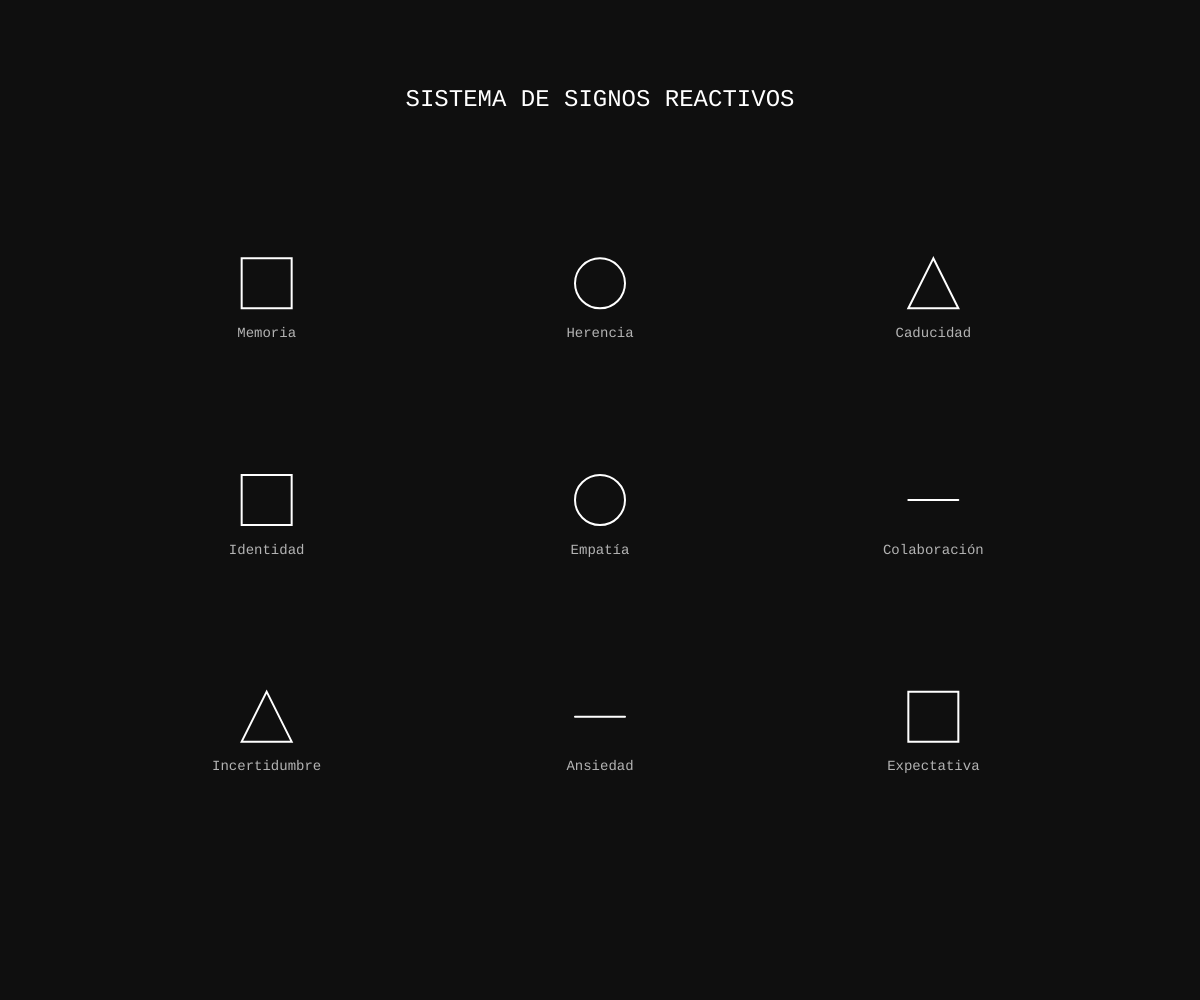
Frame 1 (no input)
Frame 60 (no input): identical to frame 1, image omitted
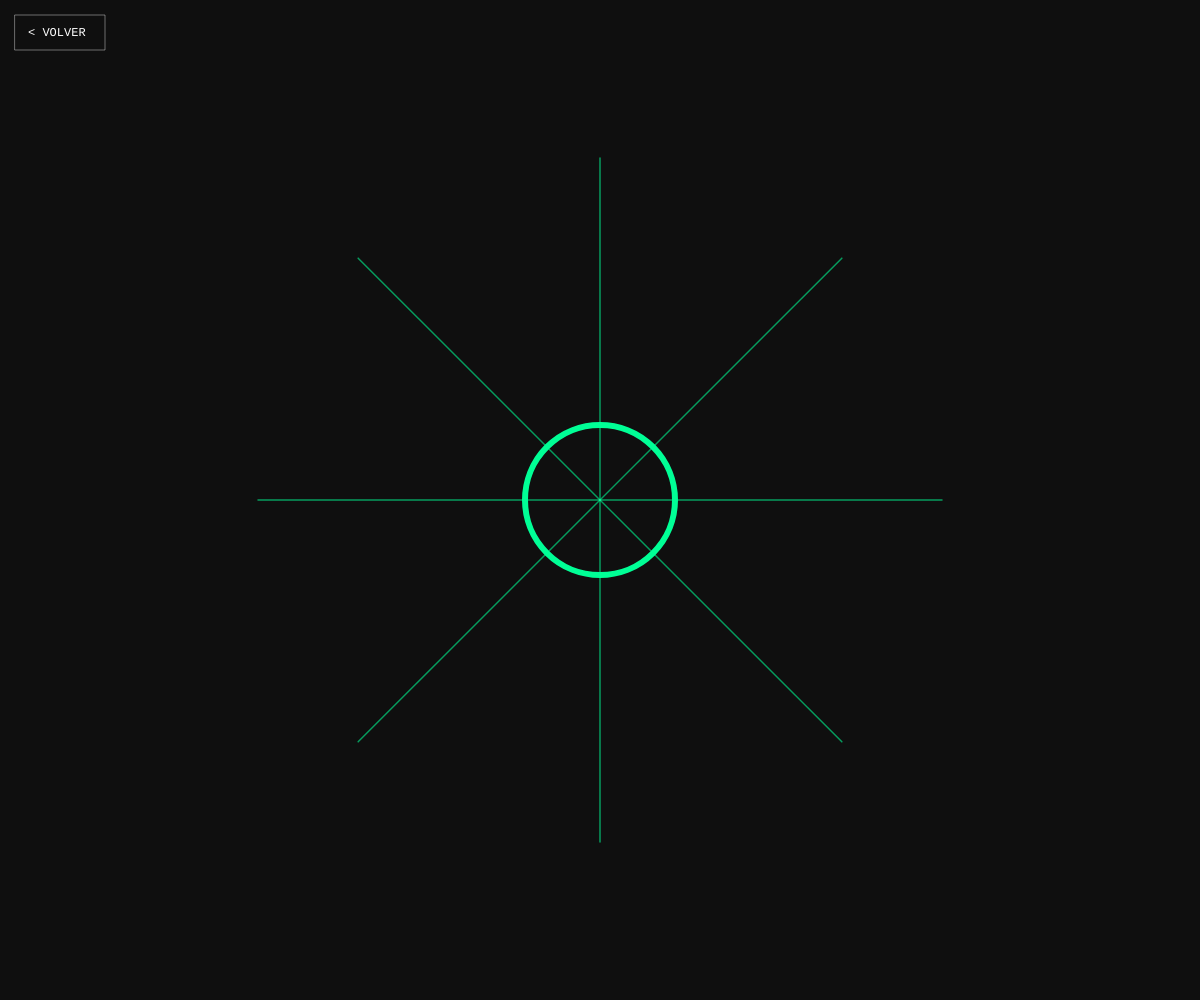
Frame 120 (the mouse pressed at the canvas centre since frame 60)

The p5.js sketch that drew these frames (run headless with seeded random() and noise() and a simulated clock; from frame 60 on, the mouse is pressed at the canvas centre):

// p5.js sketch
// ── sketch.js
// ==========================================
// VARIABLES GLOBALES
// ==========================================
let estadoActual = 'menu';

// Variables de Memoria
const velocidadDesvanecimiento = 2; 
let trazosMemoria = []; 

// Variables de Herencia
let lineasIzq = 3; 
let lineasDer = 1; 
let faseDesvanecimiento = false;
let opacidadExtra = 255;

// Variables de Caducidad
let particulasCaducidad = [];
let saludTriangulo = 255;       
let estadoCaducidad = 'entero'; 
let tiempoRoto = 0;             

// Variables de Identidad
let crecimientoIdentidad = [0, 0, 0]; 
let particulasIdentidad = []; 

// Variables de Empatía
let empatiaProgreso = 0; 
let empatiaNodosOpacidad = [0, 0, 0, 0, 0, 0, 0, 0];
let tiempoConectado = 0; 

// Variables de Colaboración
let colaboracionProgreso = [0, 0, 0]; 
let particulasColaboracion = [];       

// Estructura de la Galería
const conceptos = [
  { id: 'memoria', nombre: 'Memoria', figura: 'cuadrado' },
  { id: 'herencia', nombre: 'Herencia', figura: 'circulo' },
  { id: 'caducidad', nombre: 'Caducidad', figura: 'triangulo' },
  { id: 'identidad', nombre: 'Identidad', figura: 'cuadrado' },
  { id: 'empatia', nombre: 'Empatía', figura: 'circulo' },
  { id: 'colaboracion', nombre: 'Colaboración', figura: 'linea' },
  { id: 'incertidumbre', nombre: 'Incertidumbre', figura: 'triangulo' },
  { id: 'ansiedad', nombre: 'Ansiedad', figura: 'linea' },
  { id: 'expectativa', nombre: 'Expectativa', figura: 'cuadrado' }
];

// ==========================================
// CONFIGURACIÓN INICIAL
// ==========================================
function setup() {
  createCanvas(windowWidth, windowHeight);
  textFont('monospace');
}

function windowResized() {
  resizeCanvas(windowWidth, windowHeight);
}

// ==========================================
// MOTOR PRINCIPAL
// ==========================================
function draw() {
  background(15); 

  if (estadoActual === 'menu') {
    dibujarMenuGaleria();
  } else {
    if (estadoActual === 'memoria') dibujarMemoria();
    else if (estadoActual === 'herencia') dibujarHerencia();
    else if (estadoActual === 'caducidad') dibujarCaducidad();
    else if (estadoActual === 'identidad') dibujarIdentidad();
    else if (estadoActual === 'empatia') dibujarEmpatia();
    else if (estadoActual === 'colaboracion') dibujarColaboracion();
    else {
      fill(255); noStroke(); textAlign(CENTER, CENTER); textSize(20);
      text("Interfaz en construcción", width / 2, height / 2);
    }
    
    dibujarBotonVolver();
  }
}

// ==========================================
// INTERFACES DE NAVEGACIÓN
// ==========================================
function dibujarMenuGaleria() {
  fill(255); noStroke(); textAlign(CENTER, CENTER); 
  let tituloSize = min(width, height) * 0.05;
  textSize(tituloSize > 24 ? 24 : tituloSize);
  text("SISTEMA DE SIGNOS REACTIVOS", width / 2, height * 0.1);
  
  // Grid dinámico responsivo
  let margen = min(width, height) * 0.1;
  let espaciadoX = (width - margen * 2) / 3;
  let espaciadoY = (height - margen * 2 - (height * 0.15)) / 3;
  let iconSize = min(width, height) * 0.05;

  for (let i = 0; i < conceptos.length; i++) {
    let col = i % 3; let fila = Math.floor(i / 3);
    let x = margen + col * espaciadoX + espaciadoX / 2;
    let y = (height * 0.2) + fila * espaciadoY + espaciadoY / 2;

    stroke(255); noFill(); strokeWeight(2);
    
    let isz = iconSize;
    if (conceptos[i].figura === 'cuadrado') square(x - isz/2, y - isz, isz);
    if (conceptos[i].figura === 'circulo') circle(x, y - isz/2, isz);
    if (conceptos[i].figura === 'triangulo') triangle(x, y - isz, x - isz/2, y, x + isz/2, y);
    if (conceptos[i].figura === 'linea') line(x - isz/2, y - isz/2, x + isz/2, y - isz/2);

    noStroke(); fill(180); 
    let txtSize = isz * 0.4;
    textSize(txtSize > 14 ? 14 : txtSize);
    text(conceptos[i].nombre, x, y + isz * 0.5);
  }
}

function dibujarBotonVolver() {
  stroke(255, 100); noFill(); strokeWeight(1); 
  rect(15, 15, 90, 35);
  noStroke(); fill(255); textAlign(LEFT, CENTER); textSize(12);
  text("< VOLVER", 28, 33);
}

// ==========================================
// LÓGICA DE INTERACCIÓN RESPONSIVA
// ==========================================
function mousePressed() {
  let minDim = min(width, height);
  
  if (estadoActual === 'menu') {
    let margen = minDim * 0.1; 
    let espaciadoX = (width - margen * 2) / 3; 
    let espaciadoY = (height - margen * 2 - (height * 0.15)) / 3;
    
    for (let i = 0; i < conceptos.length; i++) {
      let col = i % 3; let fila = Math.floor(i / 3);
      let x = margen + col * espaciadoX + espaciadoX / 2;
      let y = (height * 0.2) + fila * espaciadoY + espaciadoY / 2;
      
      // Zona de clic basada en porcentaje
      if (dist(mouseX, mouseY, x, y) < minDim * 0.1) estadoActual = conceptos[i].id;
    }
  } else {
    // Botón Volver
    if (mouseX > 15 && mouseX < 105 && mouseY > 15 && mouseY < 50) {
      estadoActual = 'menu';
      lineasIzq = 3; lineasDer = 1; faseDesvanecimiento = false; opacidadExtra = 255;
      trazosMemoria = []; particulasCaducidad = []; saludTriangulo = 255; estadoCaducidad = 'entero';
      crecimientoIdentidad = [0, 0, 0]; particulasIdentidad = []; 
      empatiaProgreso = 0; empatiaNodosOpacidad = [0, 0, 0, 0, 0, 0, 0, 0]; tiempoConectado = 0;
      colaboracionProgreso = [0, 0, 0]; particulasColaboracion = [];
    }
    
    if (estadoActual === 'herencia' && !faseDesvanecimiento) {
      let centroIzqX = width / 4; let centroY = height / 2;
      if (dist(mouseX, mouseY, centroIzqX, centroY) < minDim * 0.15) {
        if (lineasIzq > 1) { lineasIzq--; lineasDer++; }
        if (lineasDer === 3) faseDesvanecimiento = true;
      }
    }
  }
}

// ==========================================
// SUBSISTEMAS (ESCALADOS)
// ==========================================
function dibujarMemoria() {
  for (let i = trazosMemoria.length - 1; i >= 0; i--) {
    let trazo = trazosMemoria[i];
    trazo.opacidad -= velocidadDesvanecimiento;
    if (trazo.opacidad <= 0) { trazosMemoria.splice(i, 1); continue; }
    push(); translate(trazo.x, trazo.y); rotate(trazo.angulo);
    stroke(180, trazo.opacidad); noFill(); strokeWeight(1.5);
    if (trazo.tipo === 0) line(-trazo.tam, 0, trazo.tam, 0); 
    else if (trazo.tipo === 1) { rectMode(CENTER); square(0, 0, trazo.tam); }
    else if (trazo.tipo === 2) triangle(0, -trazo.tam, -trazo.tam, trazo.tam, trazo.tam, trazo.tam); 
    pop(); 
  }
  let interactuando = mouseIsPressed || touches.length > 0;
  if (interactuando) {
    let interX = touches.length > 0 ? touches[0].x : mouseX; let interY = touches.length > 0 ? touches[0].y : mouseY;
    let baseTam = min(width, height) * 0.015; // Escala de los rastros
    for (let j = 0; j < 3; j++) {
      trazosMemoria.push({ x: interX + random(-35, 35), y: interY + random(-35, 35), tipo: floor(random(3)), tam: random(baseTam*0.5, baseTam*1.5), angulo: random(TWO_PI), opacidad: 255 });
    }
    stroke(255); fill(15); strokeWeight(2); circle(interX, interY, min(width, height) * 0.06);
  }
}

function dibujarHerencia() {
  let centroIzqX = width / 4; let centroDerX = (width / 4) * 3; let centroY = height / 2;
  let baseLinea = min(width, height) * 0.15; // Ancho de las líneas base
  let triSize = min(width, height) * 0.05;   // Tamaño de la forma

  stroke(50); strokeWeight(2); 
  line(centroIzqX - baseLinea/2, centroY + triSize*1.5, centroIzqX + baseLinea/2, centroY + triSize*1.5); 
  line(centroDerX - baseLinea/2, centroY + triSize*1.5, centroDerX + baseLinea/2, centroY + triSize*1.5);
  
  strokeWeight(3); strokeCap(ROUND); noFill();
  let p1x = 0, p1y = -triSize; let p2x = triSize*0.9, p2y = triSize*0.7; let p3x = -triSize*0.9, p3y = triSize*0.7; 
  
  if (faseDesvanecimiento) {
    opacidadExtra -= 2.5; 
    if (opacidadExtra <= 0) { faseDesvanecimiento = false; opacidadExtra = 255; lineasIzq = 3; lineasDer = 1; }
  }
  
  push(); translate(centroIzqX, centroY); stroke(0, 255, 150); 
  if (lineasIzq >= 1) line(p1x, p1y, p3x, p3y); if (lineasIzq >= 2) line(p3x, p3y, p2x, p2y); if (lineasIzq === 3) line(p2x, p2y, p1x, p1y); pop();
  
  push(); translate(centroDerX, centroY); stroke(0, 255, 150);
  if (lineasDer >= 1) line(p1x, p1y, p3x, p3y);
  let colorHeredado = color(0, 255, 150, faseDesvanecimiento ? opacidadExtra : 255); stroke(colorHeredado);
  if (lineasDer >= 2) line(p3x, p3y, p2x, p2y); if (lineasDer === 3) line(p2x, p2y, p1x, p1y); pop();
  
  if (mouseIsPressed && !faseDesvanecimiento) { noStroke(); fill(0, 255, 150, 20); circle(mouseX, mouseY, min(width,height)*0.1); }
}

function dibujarCaducidad() {
  let centroX = width / 2; let centroY = height / 2 - (height * 0.05); 
  let tam = min(width, height) * 0.12;
  
  stroke(50); strokeWeight(2); line(centroX - tam*1.5, centroY + tam*1.8, centroX + tam*1.5, centroY + tam*1.8);
  
  let interactuando = mouseIsPressed || touches.length > 0; let deslizandoAbajo = mouseY > pmouseY;
  let vibracionX = 0; let vibracionY = 0;
  
  if (estadoCaducidad === 'entero') {
    if (interactuando && deslizandoAbajo && dist(mouseX, mouseY, centroX, centroY) < tam * 1.5) {
      vibracionX = random(-3, 3); vibracionY = random(-3, 3); saludTriangulo -= 4;
      for (let i = 0; i < 2; i++) particulasCaducidad.push({ x: centroX + random(-tam/2, tam/2), y: centroY + random(-tam/2, tam/2), vx: random(-2, 2), vy: random(2, 6), tam: random(tam*0.05, tam*0.15), angulo: random(TWO_PI), velAngulo: random(-0.1, 0.1), opacidad: 255 });
      if (saludTriangulo <= 0) { saludTriangulo = 0; estadoCaducidad = 'roto'; tiempoRoto = frameCount; }
    }
  } else if (estadoCaducidad === 'roto') {
    if (frameCount - tiempoRoto > 120) estadoCaducidad = 'regenerando';
  } else if (estadoCaducidad === 'regenerando') {
    saludTriangulo += 2; if (saludTriangulo >= 255) { saludTriangulo = 255; estadoCaducidad = 'entero'; }
  }
  
  if (saludTriangulo > 0) { push(); translate(centroX + vibracionX, centroY + vibracionY); stroke(255, 100, 50, saludTriangulo); noFill(); strokeWeight(3); triangle(0, -tam, -tam, tam, tam, tam); pop(); }
  
  for (let i = particulasCaducidad.length - 1; i >= 0; i--) {
    let p = particulasCaducidad[i]; p.x += p.vx; p.y += p.vy; p.angulo += p.velAngulo; p.opacidad -= 4; 
    if (p.opacidad <= 0 || p.y > centroY + tam*1.8) { particulasCaducidad.splice(i, 1); continue; }
    push(); translate(p.x, p.y); rotate(p.angulo); stroke(255, 100, 50, p.opacidad); noFill(); strokeWeight(1.5); triangle(0, -p.tam, -p.tam, p.tam, p.tam, p.tam); pop();
  }
}

function dibujarIdentidad() {
  let centrosX = [width / 4, width / 2, (width / 4) * 3]; let centroY = height / 2 - 20; 
  let tam = min(width, height) * 0.1; // Tamaño adaptativo
  
  stroke(50); strokeWeight(2); for (let i = 0; i < 3; i++) line(centrosX[i] - tam, centroY + tam*1.2, centrosX[i] + tam, centroY + tam*1.2);
  
  let interactuando = mouseIsPressed || touches.length > 0;
  for (let i = 0; i < 3; i++) {
    let distancia = dist(mouseX, mouseY, centrosX[i], centroY); let sobreFigura = interactuando && distancia < tam * 1.2;
    if (sobreFigura) {
      crecimientoIdentidad[i] += 4; if (crecimientoIdentidad[i] > 155) crecimientoIdentidad[i] = 155; 
      if (frameCount % 4 === 0) particulasIdentidad.push({ x: centrosX[i] + random(-tam/2, tam/2), y: centroY + random(-tam/2, tam/2), vx: random(-3, 3), vy: random(-3, 3), tipo: i, tam: random(tam*0.1, tam*0.25), angulo: random(TWO_PI), velAngulo: random(-0.05, 0.05), opacidad: 255, tonoVerde: random(100, 255), tonoAzul: random(50, 150) });
    } else {
      crecimientoIdentidad[i] -= 2; if (crecimientoIdentidad[i] < 0) crecimientoIdentidad[i] = 0;
    }
    
    push(); translate(centrosX[i], centroY); let opacidadActual = 100 + crecimientoIdentidad[i]; let grosorExtra = (crecimientoIdentidad[i] / 20); 
    stroke(0, 255, 150, opacidadActual); strokeWeight(2 + grosorExtra); noFill();
    if (i === 0) circle(0, 0, tam); else if (i === 1) { rectMode(CENTER); square(0, 0, tam); } else if (i === 2) triangle(0, -tam/2 - 5, -tam/2, tam/2 + 5, tam/2, tam/2 + 5);
    pop();
  }
  
  for (let j = particulasIdentidad.length - 1; j >= 0; j--) {
    let p = particulasIdentidad[j]; p.x += p.vx; p.y += p.vy; p.angulo += p.velAngulo; p.opacidad -= 6; 
    if (p.opacidad <= 0) { particulasIdentidad.splice(j, 1); continue; }
    push(); translate(p.x, p.y); rotate(p.angulo); stroke(0, p.tonoVerde, p.tonoAzul, p.opacidad); strokeWeight(1.5); noFill();
    if (p.tipo === 0) circle(0, 0, p.tam); else if (p.tipo === 1) { rectMode(CENTER); square(0, 0, p.tam); } else if (p.tipo === 2) triangle(0, -p.tam/2, -p.tam/2, p.tam/2, p.tam/2, p.tam/2);
    pop();
  }
}

function dibujarEmpatia() {
  let minDim = min(width, height);
  let centroX = width / 2; let centroY = height / 2; 
  let radioPrincipal = minDim * 0.15; 
  let radioNodos = minDim * 0.38; // Escala responsiva del anillo lejano
  let cantidadNodos = 8;
  
  let interactuando = mouseIsPressed || touches.length > 0;
  let sobreCentro = interactuando && dist(mouseX, mouseY, centroX, centroY) < radioPrincipal / 2;
  
  if (sobreCentro) { empatiaProgreso += 0.015; if (empatiaProgreso > 1) empatiaProgreso = 1; }
  else { empatiaProgreso -= 0.02; if (empatiaProgreso < 0) empatiaProgreso = 0; }
  if (empatiaProgreso >= 1) tiempoConectado++; else tiempoConectado = 0;

  for (let i = 0; i < cantidadNodos; i++) {
    let angulo = (TWO_PI / cantidadNodos) * i;
    let nodoX = centroX + cos(angulo) * radioNodos; let nodoY = centroY + sin(angulo) * radioNodos;
    let lineaFinX = lerp(centroX, nodoX, empatiaProgreso); let lineaFinY = lerp(centroY, nodoY, empatiaProgreso);
    
    stroke(0, 255, 150, 150); strokeWeight(1.5); line(centroX, centroY, lineaFinX, lineaFinY);
    
    if (empatiaProgreso >= 1) { empatiaNodosOpacidad[i] += 4; if (empatiaNodosOpacidad[i] > 255) empatiaNodosOpacidad[i] = 255; }
    else { empatiaNodosOpacidad[i] -= 4; if (empatiaNodosOpacidad[i] < 0) empatiaNodosOpacidad[i] = 0; }
    
    let tamNodo = minDim * 0.035;
    stroke(0, 255, 150, empatiaNodosOpacidad[i]); strokeWeight(2); noFill(); circle(nodoX, nodoY, tamNodo);
    
    if (tiempoConectado > 45) {
      noStroke(); let pulsoNodos = sin(frameCount * 0.1 + i) * (minDim * 0.01); 
      fill(0, 255, 150, 20 + pulsoNodos); circle(nodoX, nodoY, tamNodo * 1.4 + pulsoNodos); 
    }
  }
  
  if (empatiaProgreso >= 1) {
    noStroke(); let pulso = sin(frameCount * 0.05) * (minDim * 0.02); 
    fill(0, 255, 150, 30 + pulso); circle(centroX, centroY, radioPrincipal + (minDim * 0.03));
    fill(0, 255, 150, 10 + pulso / 2); circle(centroX, centroY, radioPrincipal + (minDim * 0.08));
  }
  
  stroke(0, 255, 150); strokeWeight(sobreCentro ? 6 : 3); noFill(); circle(centroX, centroY, radioPrincipal);
}

function dibujarColaboracion() {
  let centroX = width / 2;
  let centroY = height / 2 - (height * 0.1);
  
  // Tamaño relativo para el cuadrado gigante
  let anchoCuadrado = min(width, height) * 0.25;
  
  // Coordenadas relativas para alejar los nodos al fondo (responsivo)
  let offsetX = width * 0.35; 
  let offsetY = height * 0.35; 

  let formasPequenas = [
    { x: centroX - offsetX, y: centroY + offsetY, tipo: 'circulo' },
    { x: centroX,           y: centroY + offsetY, tipo: 'triangulo' },
    { x: centroX + offsetX, y: centroY + offsetY, tipo: 'cuadrado' }
  ];

  let interactuando = mouseIsPressed || touches.length > 0;
  let algunaPresionada = false;
  let hitBox = min(width, height) * 0.08;

  for (let i = 0; i < 3; i++) {
    let f = formasPequenas[i];
    if (interactuando && dist(mouseX, mouseY, f.x, f.y) < hitBox) algunaPresionada = true;
  }

  for (let i = 0; i < 3; i++) {
    if (algunaPresionada) {
      colaboracionProgreso[i] += 0.025; 
      if (colaboracionProgreso[i] > 1) colaboracionProgreso[i] = 1;
    } else {
      colaboracionProgreso[i] -= 0.035; 
      if (colaboracionProgreso[i] < 0) colaboracionProgreso[i] = 0;
    }
  }

  let vibX = 0; let vibY = 0; let brilloExtra = 0;

  if (colaboracionProgreso[0] > 0.5) { 
    vibX = random(-2, 2); vibY = random(-2, 2); brilloExtra = 40;
    if (frameCount % 5 === 0) {
      particulasColaboracion.push({
        x: centroX + random(-anchoCuadrado/3, anchoCuadrado/3),
        y: centroY + random(-anchoCuadrado/3, anchoCuadrado/3),
        vx: random(-2.5, 2.5), vy: random(-3, -1),
        tam: random(min(width,height)*0.01, min(width,height)*0.03),
        angulo: random(TWO_PI), velAngulo: random(-0.08, 0.08),
        opacidad: 255, tonoVerde: random(120, 255)
      });
    }
  }

  let tamPequeno = min(width, height) * 0.06;

  for (let i = 0; i < 3; i++) {
    let f = formasPequenas[i];
    let anclajeX = centroX - (anchoCuadrado * 0.3) + (i * (anchoCuadrado * 0.3));
    let anclajeY = centroY + anchoCuadrado / 2;

    let finLineaX = lerp(f.x, anclajeX, colaboracionProgreso[i]);
    let finLineaY = lerp(f.y, anclajeY, colaboracionProgreso[i]);
    let tonosVerdesLineas = [color(0, 255, 120), color(50, 220, 200), color(0, 180, 255)];

    stroke(tonosVerdesLineas[i]); strokeWeight(2);
    line(f.x, f.y, finLineaX, finLineaY);

    stroke(tonosVerdesLineas[i]); strokeWeight(2.5); noFill();
    if (f.tipo === 'circulo') circle(f.x, f.y, tamPequeno);
    else if (f.tipo === 'triangulo') triangle(f.x, f.y - tamPequeno/2, f.x - tamPequeno/2, f.y + tamPequeno/2, f.x + tamPequeno/2, f.y + tamPequeno/2);
    else if (f.tipo === 'cuadrado') { rectMode(CENTER); square(f.x, f.y, tamPequeno*0.9); }
  }

  push();
  translate(centroX + vibX, centroY + vibY);
  if (colaboracionProgreso[0] > 0.5) {
    noStroke(); fill(0, 255, 150, 25 + sin(frameCount * 0.1) * 15);
    rectMode(CENTER); square(0, 0, anchoCuadrado * 1.2);
  }
  stroke(0, 255, 150, 90 + brilloExtra); strokeWeight(5); noFill(); rectMode(CENTER);
  square(0, 0, anchoCuadrado);
  pop();

  for (let j = particulasColaboracion.length - 1; j >= 0; j--) {
    let p = particulasColaboracion[j];
    p.x += p.vx; p.y += p.vy; p.angulo += p.velAngulo; p.opacidad -= 5;
    if (p.opacidad <= 0) { particulasColaboracion.splice(j, 1); continue; }
    push(); translate(p.x, p.y); rotate(p.angulo);
    stroke(0, p.tonoVerde, 150, p.opacidad); strokeWeight(1.5); noFill(); rectMode(CENTER);
    square(0, 0, p.tam);
    pop();
  }
}
